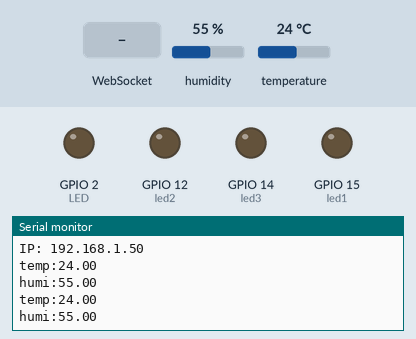
Simulated run of this sketch. Board: ESP32. Parts: output pins drawn as LEDs (lit = HIGH), the last lines printed to the serial monitor. Inputs (shaded band) come from the test bench; at power-on: humidity 55 %, temperature 24 °C. WiFi joins after 1.5 s; servers stay silent unless stated.

Above: at 2.7 s.
2.8 s: WebSocket text "ESP32" received
At 3.4 s:
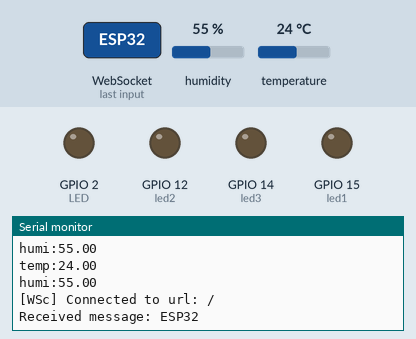
4.3 s: WebSocket text "LED1_ON" received
At 4.48 s:
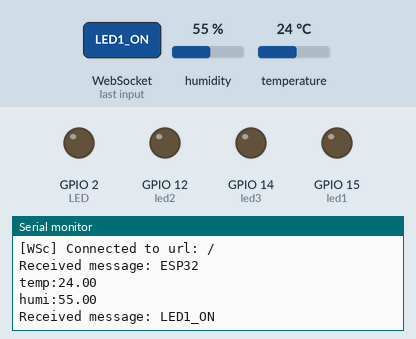
5.8 s: WebSocket text "LED1_OFF" received
At 6.4 s:
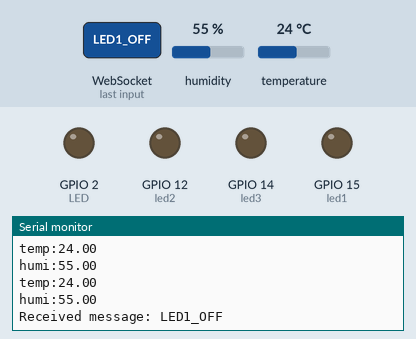

The sketch:

Code_ESP32.ino
```cpp
/*
Adafruit sensor 1.1.14
DHT sensor library by Adafruit 1.4.6
WebSockets by Markus Sattler 2.4.1
ArduinoJson by Benoit Blanchon 7.0.4
The remaining libraries are buit-in libraries
*/

#include <Arduino.h>
#include <WiFi.h>
#include <WiFiMulti.h>
#include <WiFiClientSecure.h>
#include <WebSocketsClient.h>
//#include <BluetoothSerial.h>
#include <Adafruit_Sensor.h>
#include <DHT.h>
#include <ArduinoJson.h>
#define DHTPIN 27
#define DHTTYPE DHT11
#define LED 2
#define led1 15
#define led2 12
#define led3 14
DHT dht(DHTPIN, DHTTYPE);
//BluetoothSerial btserial;
//char incomingbt;
//String messagebt="";
WebSocketsClient webSocket;
WiFiMulti WiFiMulti;
const char *ssid = "username";
const char *password = "password";
const char *websocket_server = "web-ui-ig72.onrender.com"; //link web deploy with render
const int websocket_port = 443; //80 for http, 443 for https
const char *url = "/";
int status=0, status1=2, status2=4, status3=6, temp=0;

DynamicJsonDocument jsonDoc(128);
float temperature, humidity;
unsigned long timeloop=0;

//use cmd
//openssl s_client -showcerts -connect <link web>:443
// CA-pass here is example of Websocket library
const char ENDPOINT_CA_CERT[] PROGMEM = R"EOF(
----BEGIN CERTIFICATE-----
MIIEkjCCA3qgAwIBAgIQCgFBQgAAAVOFc2oLheynCDANBgkqhkiG9w0BAQsFADA/MSQwIgYDVQQKExtEaWdpdGFsIFNpZ25hdHVyZSBUcnVzdCBDby4xFzAVBgNVBAMT
DkRTVCBSb290IENBIFgzMB4XDTE2MDMxNzE2NDA0NloXDTIxMDMxNzE2NDA0NlowSjELMAkGA1UEBhMCVVMxFjAUBgNVBAoTDUxldCdzIEVuY3J5cHQxIzAhBgNVBAMT
GkxldCdzIEVuY3J5cHQgQXV0aG9yaXR5IFgzMIIBIjANBgkqhkiG9w0BAQEFAAOCAQ8AMIIBCgKCAQEAnNMM8FrlLke3cl03g7NoYzDq1zUmGSXhvb418XCSL7e4S0EF
q6meNQhY7LEqxGiHC6PjdeTm86dicbp5gWAf15Gan/PQeGdxyGkOlZHP/uaZ6WA8SMx+yk13EiSdRxta67nsHjcAHJyse6cF6s5K671B5TaYucv9bTyWaN8jKkKQDIZ0
Z8h/pZq4UmEUEz9l6YKHy9v6Dlb2honzhT+Xhq+w3Brvaw2VFn3EK6BlspkENnWAa6xK8xuQSXgvopZPKiAlKQTGdMDQMc2PMTiVFrqoM7hD8bEfwzB/onkxEz0tNvjj
/PIzark5McWvxI0NHWQWM6r6hCm21AvA2H3DkwIDAQABo4IBfTCCAXkwEgYDVR0TAQH/BAgwBgEB/wIBADAOBgNVHQ8BAf8EBAMCAYYwfwYIKwYBBQUHAQEEczBxMDIG
CCsGAQUFBzABhiZodHRwOi8vaXNyZy50cnVzdGlkLm9jc3AuaWRlbnRydXN0LmNvbTA7BggrBgEFBQcwAoYvaHR0cDovL2FwcHMuaWRlbnRydXN0LmNvbS9yb290cy9k
c3Ryb290Y2F4My5wN2MwHwYDVR0jBBgwFoAUxKexpHsscfrb4UuQdf/EFWCFiRAwVAYDVR0gBE0wSzAIBgZngQwBAgEwPwYLKwYBBAGC3xMBAQEwMDAuBggrBgEFBQcC
ARYiaHR0cDovL2Nwcy5yb290LXgxLmxldHNlbmNyeXB0Lm9yZzA8BgNVHR8ENTAzMDGgL6AthitodHRwOi8vY3JsLmlkZW50cnVzdC5jb20vRFNUUk9PVENBWDNDUkwu
Y3JsMB0GA1UdDgQWBBSoSmpjBH3duubRObemRWXv86jsoTANBgkqhkiG9w0BAQsFAAOCAQEA3TPXEfNjWDjdGBX7CVW+dla5cEilaUcne8IkCJLxWh9KEik3JHRRHGJo
uM2VcGfl96S8TihRzZvoroed6ti6WqEBmtzw3Wodatg+VyOeph4EYpr/1wXKtx8/wApIvJSwtmVi4MFU5aMqrSDE6ea73Mj2tcMyo5jMd6jmeWUHK8so/joWUoHOUgwu
X4Po1QYz+3dszkDqMp4fklxBwXRsW10KXzPMTZ+sOPAveyxindmjkW8lGy+QsRlGPfZ+G6Z6h7mjem0Y+iWlkYcV4PIWL1iwBi8saCbGS5jN2p8M+X+Q7UNKEkROb3N6
KOqkqm57TH2H3eDJAkSnh6/DNFu0Qg==
-----END CERTIFICATE-----
)EOF";

void webSocketEvent(WStype_t type, uint8_t *payload, size_t length)
{

  switch (type)
  {
  case WStype_DISCONNECTED:
    Serial.printf("[WSc] Disconnected!\n");
    break;
  case WStype_CONNECTED:
  {
    Serial.printf("[WSc] Connected to url: %s\n", payload);
  }
  break;
  case WStype_TEXT:
    String message;
    for (size_t i = 0; i < length; i++)
    {
      message += char(payload[i]);
    }
    Serial.print("Received message: ");
    Serial.println(message);
    if(message.indexOf("ESP32")!=-1)
    {
      if (message.indexOf("LED1_ON")!=-1)
    {
      digitalWrite(LED, HIGH);
      status=1;
      webSocket.sendTXT("LED1_ON_client");
    }

    if (message.indexOf("LED1_OFF")!=-1)
    {
      digitalWrite(LED, LOW);
      status=1;
      webSocket.sendTXT("LED1_OFF_client");
    }
    if (message.indexOf("LED2_ON")!=-1)
    {
      digitalWrite(led1, HIGH);
      status1=3;
      webSocket.sendTXT("LED2_ON_client");
    }

    if (message.indexOf("LED2_OFF")!=-1)
    {
      digitalWrite(led1, LOW);
      status1=4;
      webSocket.sendTXT("LED2_OFF_client");
    }
    if (message.indexOf("LED3_ON")!=-1)
    {
      digitalWrite(led2, HIGH);
      status2=5;
      webSocket.sendTXT("LED3_ON_client");
    }

    if (message.indexOf("LED3_OFF")!=-1)
    {
      digitalWrite(led2, LOW);
      status2=4;
      webSocket.sendTXT("LED3_OFF_client");
    }
    if (message.indexOf("LED4_ON")!=-1)
    {
      digitalWrite(led3, HIGH);
      status3=7;
      webSocket.sendTXT("LED4_ON_client");
    }

    if (message.indexOf("LED4_OFF")!=-1)
    {
      digitalWrite(led3, LOW);
      status3=6;
      webSocket.sendTXT("LED4_OFF_client");
    }
    }
    break;
  }
}

void sendToServer()
{
  jsonDoc["temperature"] = temperature;
  jsonDoc["humidity"] = humidity;

  String jsonString;
  serializeJson(jsonDoc, jsonString);

  webSocket.sendTXT(jsonString);
}
/*void redbt()
{
  if(btserial.available())
  {
    incomingbt=btserial.read();
    if(incomingbt!='\n')
      messagebt+=incomingbt;
  }
  else
    messagebt="";
  if (messagebt == "1")
  {
    digitalWrite(LED, HIGH);
    status=1;
  }

  if (messagebt == "0")
  {
    digitalWrite(LED, LOW);
    status=0;
  }
  if (messagebt == "3")
    {
      digitalWrite(led1, HIGH);
      status1=3;
    }

    if (messagebt == "2")
    {
      digitalWrite(led1, LOW);
      status1=4;
    }
    if (messagebt == "5")
    {
      digitalWrite(led2, HIGH);
      status2=5;
    }

    if (messagebt == "4")
    {
      digitalWrite(led2, LOW);
      status2=4;
    }
    if (messagebt == "7")
    {
      digitalWrite(led3, HIGH);
      status3=7;
    }

    if (messagebt == "6")
    {
      digitalWrite(led3, LOW);
      status3=6;
    }
}*/
void setup()
{
  Serial.begin(115200);
  pinMode(LED, OUTPUT);
  pinMode(led1, OUTPUT);
  pinMode(led2, OUTPUT);
  pinMode(led3, OUTPUT);
  //btserial.begin("ESP32test");
  Serial.print("Connecting to Wifi...");
  WiFiMulti.addAP(ssid, password);
  dht.begin();
  while (WiFiMulti.run() != WL_CONNECTED)
  {
    delay(1000);
    Serial.print(".");
  }
  Serial.println("Connected to Wifi");
  Serial.print("IP: ");
  Serial.println(WiFi.localIP());
  //webSocket.beginSSL(websocket_server, websocket_port, url);
  //webSocket.begin(websocket_server, websocket_port, url);
  webSocket.beginSslWithCA(websocket_server, websocket_port, url, ENDPOINT_CA_CERT, "wss");
  webSocket.onEvent(webSocketEvent);
  webSocket.setReconnectInterval(1000);
}

void loop()
{
  if((millis()-timeloop) >= 1000)
  {
    temperature = dht.readTemperature();
    humidity = dht.readHumidity();
    timeloop=millis();
    Serial.print("temp:");
    Serial.println(temperature);
    Serial.print("humi:");
    Serial.println(humidity);
    sendToServer();
  }
  webSocket.loop();
  //redbt();
}
```

Measured:
- after the input at 2.8 s, the serial monitor: prints a new line at once (image 1)
- after the input at 4.3 s, the serial monitor: prints a new line at once (image 2)
- after the input at 5.8 s, the serial monitor: prints a new line at once (image 3)
